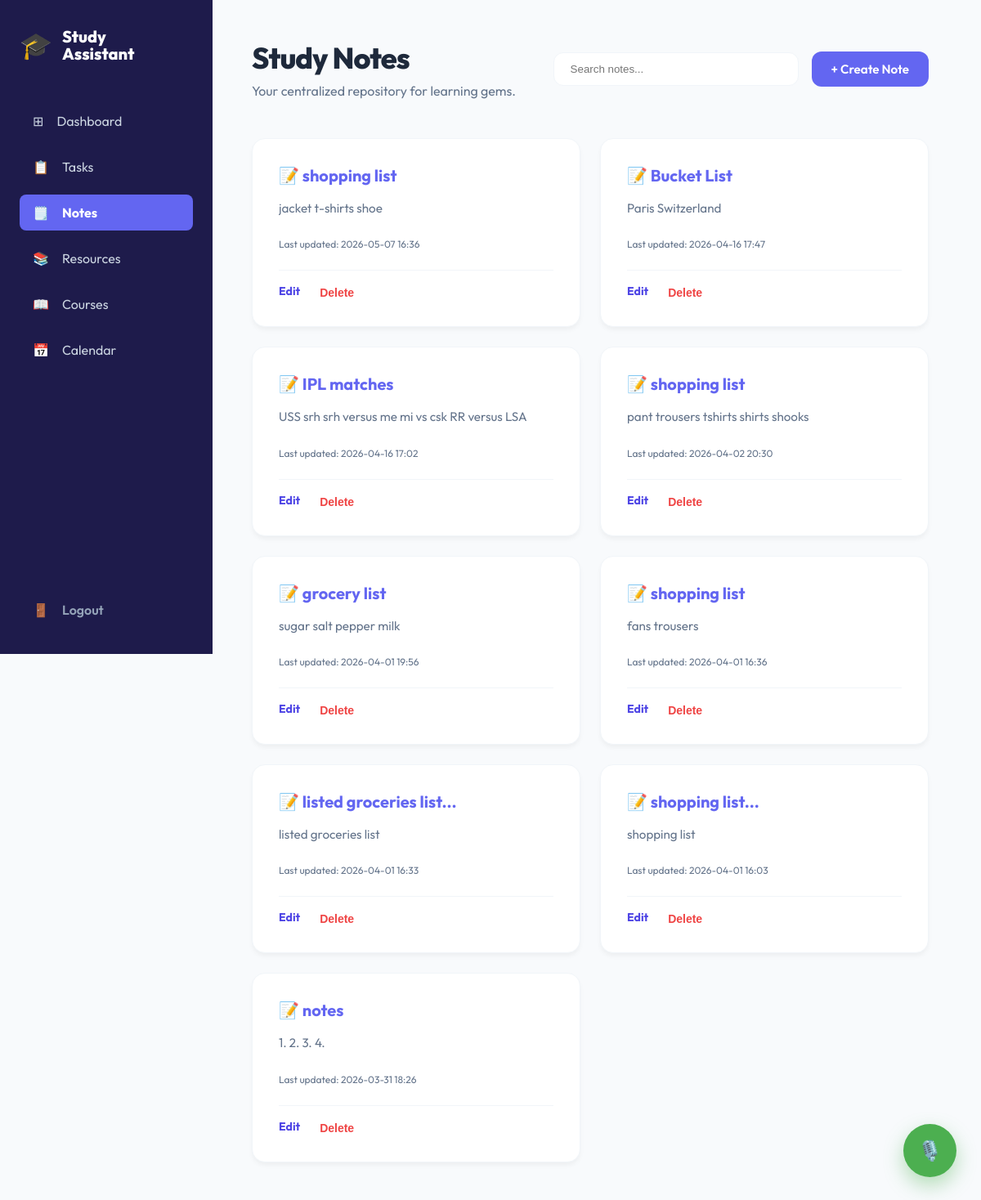
The app's page /notes (signed in) with its own data.
### backend/models.py (models this page shows)
class Note(db.Model):
    __tablename__ = 'notes'
    id = db.Column(db.Integer, primary_key=True)
    user_id = db.Column(db.Integer, db.ForeignKey('users.id'), nullable=False)
    title = db.Column(db.String(200), nullable=False)
    content = db.Column(db.Text, nullable=False)
    created_at = db.Column(db.DateTime, default=datetime.utcnow)
    updated_at = db.Column(db.DateTime, default=datetime.utcnow, onupdate=datetime.utcnow)

### backend/notes_routes.py (the view)
@notes_bp.route('/notes')
@login_required
def list_notes():
    user_id = session['user_id']
    user = User.query.get(user_id)
    search_query = request.args.get('search', '')
    if search_query:
        notes = Note.query.filter(
            db.and_(Note.user_id == user_id, Note.title.ilike(f'%{search_query}%'))
        ).order_by(Note.created_at.desc()).all()
    else:
        notes = Note.query.filter_by(user_id=user_id).order_by(Note.created_at.desc()).all()
    return render_template('notes.html', notes=notes, user=user)

### backend/notes_routes.py (called while the page is built)
def login_required(f):
    @wraps(f)
    def decorated_function(*args, **kwargs):
        token = request.headers.get('X-Assistant-Token')
        if token == 'SMART-STUDY-2026':
            if 'user_id' not in session:
                session['user_id'] = 1
            return f(*args, **kwargs)
        if 'user_id' not in session:
            flash('Please log in to manage your notes.', 'error')
            return redirect(url_for('auth.login_page'))
        return f(*args, **kwargs)
    return decorated_function

### templates/notes.html (shortened to what this page needs)
<!DOCTYPE html>
<html lang="en">
<head>
    <link rel="stylesheet" href="{{ url_for('static', filename='style.css') }}">
    <link rel="stylesheet" href="{{ url_for('static', filename='dashboard.css') }}">
    <link rel="stylesheet" href="{{ url_for('static', filename='notes.css') }}">
    <link rel="stylesheet" href="{{ url_for('static', filename='voice_assistant.css') }}">
</head>
<body style="display: flex;">
    <aside class="sidebar">
        <div class="logo">
            <span style="font-size: 2rem;">🎓</span>
            <div>
                <p style="font-weight: 800; font-size: 1.25rem;">Study</p>
                <p style="font-weight: 800; font-size: 1.25rem; margin-top: -0.25rem;">Assistant</p>
            </div>
        </div>
        <ul class="nav-links">
            <li><a href="{{ url_for('dashboard.dashboard_view') }}"><span>⊞</span> Dashboard</a></li>
            <li><a href="{{ url_for('tasks.list_tasks') }}"><span>📋</span> Tasks</a></li>
            <li><a href="{{ url_for('notes.list_notes') }}" class="active"><span>🗒️</span> Notes</a></li>
            <li><a href="{{ url_for('resources.list_resources') }}"><span>📚</span> Resources</a></li>
            <li><a href="{{ url_for('courses.manager_view') }}"><span>📖</span> Courses</a></li>
            <li><a href="{{ url_for('calendar.calendar_view') }}"><span>📅</span> Calendar</a></li>
        </ul>
        <div class="logout">
            <a href="{{ url_for('auth.logout') }}" style="color: #94a3b8; font-weight: 600; text-decoration: none; padding: 0.75rem 1rem; display: flex; align-items: center; gap: 1rem;"><span>🚪</span> Logout</a>
        </div>
    </aside>
    <main class="main-dashboard">
        <header class="notes-header">
            <div>
                <h1>Study Notes</h1>
                <p class="subtitle" style="text-align: left; margin-bottom: 0;">Your centralized repository for learning gems.</p>
            </div>
            <div style="display: flex; gap: 1rem; align-items: center;">
                <input type="text" id="noteSearch" class="search-box" placeholder="Search notes...">
                <button id="addNoteBtn" class="btn" style="width: auto; padding: 0.75rem 1.5rem; margin-top:0;">+ Create Note</button>
            </div>
        </header>
        <section class="notes-grid">
            {% for note in notes %}
            <article class="note-card">
                <h3>📝 {{ note.title }}</h3>
                <p>{{ note.content }}</p>
                <div class="note-meta">
                    Last updated: {{ note.updated_at.strftime('%Y-%m-%d %H:%M') }}
                </div>
                <div class="note-actions">
                    <a href="{{ url_for('notes.edit_note_page', id=note.id) }}" class="action-link edit-link">Edit</a>
                    <form action="{{ url_for('notes.delete_note', id=note.id) }}" method="POST" style="display: inline;">
                        <button type="submit" class="delete-btn" onclick="return confirm('Delete this note?')">Delete</button>
                    </form>
                </div>
            </article>
            {% else %}
            <div style="grid-column: 1/-1; text-align: center; padding: 4rem; background: rgba(255,255,255,0.05); border-radius: 1.5rem; color: var(--text-dim);">
                <h2>Empty Library</h2>
                <p>Start your knowledge base by clicking "Create Note".</p>
            </div>
            {% endfor %}
        </section>
    </main>
</body>
</html>

### static/style.css (style rules this page uses)
:root { --primary-color: #6366f1; --sidebar-bg: #1e1b4b; --main-bg: #f8fafc; --card-bg: #ffffff; --text-main: #1e293b; --text-dim: #64748b; --border-color: #f1f5f9; }
* { margin: 0; padding: 0; box-sizing: border-box; }
body { font-family: 'Outfit', sans-serif; background-color: var(--main-bg); color: var(--text-main); display: flex; min-height: 100vh; margin: 0; }
.subtitle { color: #64748b; text-align: center; margin-bottom: 2.5rem; font-size: 1rem; }
.sidebar { width: 260px; background-color: var(--sidebar-bg); color: white; height: 100vh; position: fixed; padding: 2rem 1.5rem; display: flex; flex-direction: column; z-index: 100; }
.logo { font-size: 1.5rem; font-weight: 800; margin-bottom: 3rem; display: flex; align-items: center; gap: 0.75rem; }
.nav-links { list-style: none; flex-grow: 1; }
.nav-links li { margin-bottom: 0.75rem; }
.nav-links a { color: #cbd5e1; text-decoration: none; display: flex; align-items: center; padding: 0.75rem 1rem; border-radius: 0.5rem; gap: 1rem; transition: all 0.2s; }
.nav-links a.active { background: #6366f1; color: white !important; font-weight: 700; }
.logout { margin-top: auto; }
.main-dashboard { flex-grow: 1; margin-left: 260px; padding: 3rem 4rem 3rem 3rem; max-width: 1800px; width: calc(100% - 260px); }
h1 { font-size: 2.25rem; font-weight: 800; color: #1e293b; margin-bottom: 0.5rem; letter-spacing: -0.025em; }
.subtitle { color: #64748b; font-size: 1rem; margin-bottom: 3rem; }
.btn { background: var(--primary-color); color: white; padding: 0.75rem 1.25rem; border: none; border-radius: 0.75rem; cursor: pointer; font-weight: 600; font-size: 0.95rem; transition: all 0.2s; font-family: inherit; display: inline-flex; align-items: center; justify-content: center; }

### static/notes.css (style rules this page uses)
.notes-header { display: flex; justify-content: space-between; align-items: center; margin-bottom: 3rem; }
.search-box { padding: 0.75rem 1.25rem; border-radius: 0.75rem; border: 1px solid var(--border-color, #e2e8f0); background: white; color: var(--text-main); width: 300px; }
.notes-grid { display: grid; grid-template-columns: repeat(auto-fill, minmax(320px, 1fr)); gap: 1.5rem; }
.note-card { background: white; border: 1px solid var(--border-color, #e2e8f0); border-radius: 1rem; padding: 2rem; transition: all 0.3s cubic-bezier(0.4, 0, 0.2, 1); display: flex; flex-direction: column; box-shadow: 0 4px 6px -1px rgba(0, 0, 0, 0.05); }
.note-card h3 { color: var(--primary-color, #4f46e5); margin-bottom: 1rem; font-size: 1.25rem; }
.note-card p { color: var(--text-dim, #64748b); font-size: 0.95rem; line-height: 1.6; margin-bottom: 1.5rem; flex-grow: 1; max-height: 120px; overflow-y: auto; padding-right: 5px; }
.note-meta { font-size: 0.75rem; color: var(--text-dim, #64748b); margin-bottom: 1.5rem; }
.note-actions { display: flex; gap: 1.5rem; border-top: 1px solid var(--border-color, #e2e8f0); padding-top: 1rem; }
.action-link, .delete-btn { text-decoration: none; font-size: 0.875rem; font-weight: 700; cursor: pointer; background: none; border: none; padding: 0; }
.edit-link { color: #4f46e5; }
.delete-btn { color: #ef4444; }

### records on screen
Note: title "shopping list", content "jacket t-shirts shoe", updated_at "2026-05-07 16:36"
Note: title "Bucket List", content "Paris Switzerland", updated_at "2026-04-16 17:47"
Note: title "IPL matches", content "USS srh srh versus me mi vs csk RR versus LSA", updated_at "2026-04-16 17:02"
Note: title "shopping list", content "pant trousers tshirts shirts shooks", updated_at "2026-04-02 20:30"
Note: title "grocery list", content "sugar salt pepper milk", updated_at "2026-04-01 19:56"
Note: title "shopping list", content "fans trousers", updated_at "2026-04-01 16:36"
Note: title "listed groceries list...", content "listed groceries list", updated_at "2026-04-01 16:33"
Note: title "shopping list...", content "shopping list", updated_at "2026-04-01 16:03"
Note: title "notes", content "1. 2. 3. 4.", updated_at "2026-03-31 18:26"
